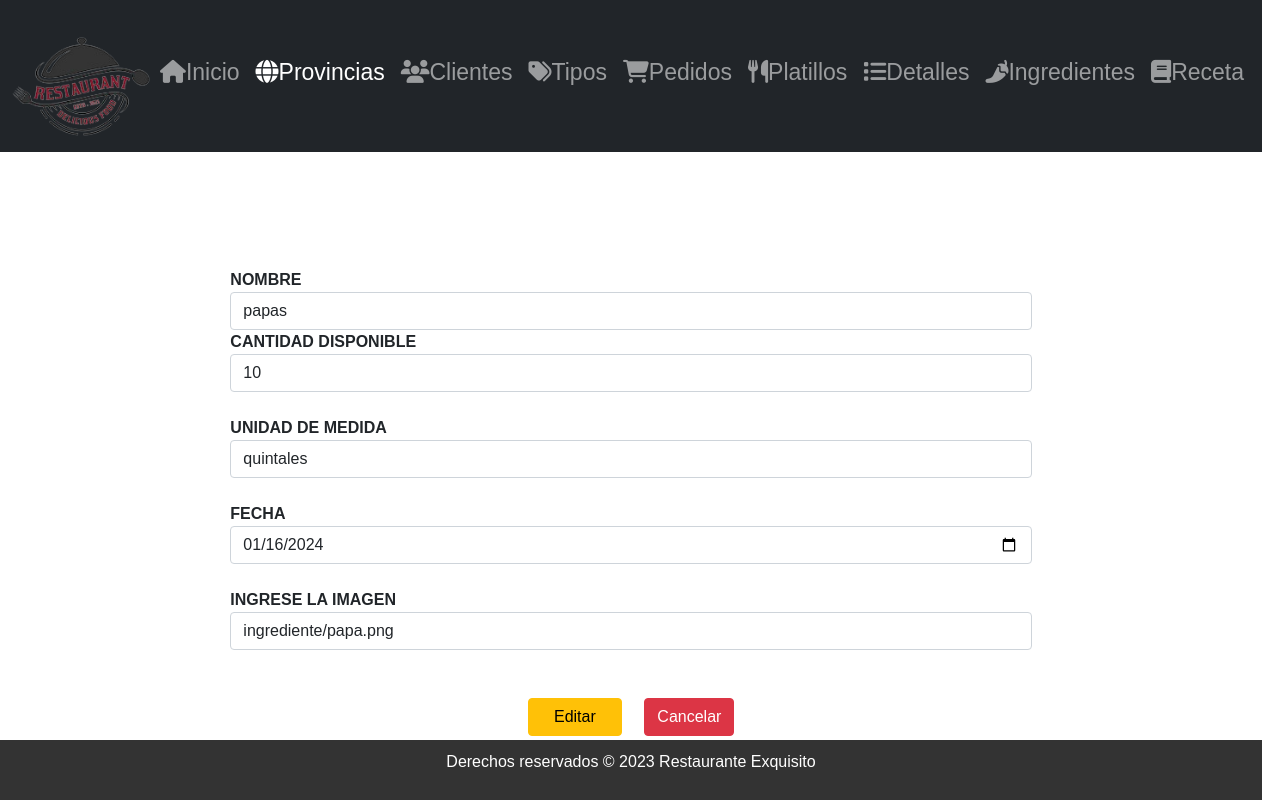
The page /editarIngrediente/1 on the database its author committed.
### Aplicaciones/Facturacion/models.py (models this page shows, shortened)
class Ingrediente(models.Model):
    id_ed = models.AutoField(primary_key=True)
    nombre_ed = models.CharField(max_length=100)
    descripcion_ed = models.CharField(max_length=100)
    unidad_medida_ed = models.CharField(max_length=20)
    fecha_caducidad_ed = models.DateField()
    fotografia=models.FileField(upload_to='ingrediente', null=True,blank=True)

### Aplicaciones/Facturacion/views.py (the view)
# urls.py: path('editarIngrediente/<id_ed>' ,views.editarIngrediente),
def editarIngrediente(request, id_ed):
    ingredienteEditar=Ingrediente.objects.get(id_ed=id_ed)
    ingredientesBdd=Ingrediente.objects.all()
    return  render(request, 'editarIngrediente.html',{'ingrediente':ingredienteEditar,'ingredientes':ingredientesBdd})

### Aplicaciones/Facturacion/templates/editarIngrediente.html (shortened to what this page needs)
{% extends "./plantilla.html" %}
{% load static %}
{% block contenido %}
<div class="row">
  <div class="col-md-2">
  </div>
  <div class="col-md-8">
    <br> <br>
    <form class="" action="/procesarActualizacionIngrediente/" method="post" id="frm_nuevo_provincia" >
      <b>NOMBRE</b>
      <input type="text" name="nombre_ed" id="nombre_ed"
      value="{{ingrediente.nombre_ed}}" placeholder="Ingrese el nombre del ingrediente"
      class="form-control" required>
      <b>CANTIDAD DISPONIBLE</b>
      <br>
      <input type="CharField" name="descripcion_ed" id="descripcion_ed"
      value="{{ingrediente.descripcion_ed}}" placeholder="Ingrese la cantidad disponible"
      class="form-control" required>
      <br>
      <b>UNIDAD DE MEDIDA</b>
      <input type="text" name="unidad_medida_ed" id="unidad_medida_ed"
      value="{{ingrediente.unidad_medida_ed}}" placeholder="Ingrese la unidad demedida"
      class="form-control" required>
      <br>
      <b>FECHA </b>
      <input type="date" name="fecha_caducidad_ed" id="fecha_caducidad_ed"
      value="{{ingrediente.fecha_caducidad_ed|date:'Y-m-d'}}" placeholder="Ingrese la fecha "
      class="form-control" required>
      <br>
      <b>INGRESE LA IMAGEN</b>
    <input type="text" name="fotografia" id="fotografia"
    value="{{ingrediente.fotografia}}" placeholder="Ingrese la fotografia"
    class="form-control" required>
    <br>
      <br>
      <center>
        <button type="submit" name="button"
        class="btn btn-warning">
          &nbsp;&nbsp;&nbsp;Editar&nbsp;&nbsp;&nbsp;
        </button>&nbsp;&nbsp;&nbsp;&nbsp;
        <a href="/"
        class="btn btn-danger">
          Cancelar
        </a>
      </center>
    </form>
  </div>
</div>
{% endblock %}

### RestauranteED/static/css/principal.css (style rules this page uses)
body { margin: 0; padding: 0; font-family: 'Poppins', sans-serif; background-image: url('ruta_de_la_imagen.jpg'); background-size: cover; background-position: center; background-repeat: no-repeat; / }
.row { margin: 20px 0; }

### rows shown on the page
Ingrediente: nombre_ed "papas", descripcion_ed "10", unidad_medida_ed "quintales", fecha_caducidad_ed "01/16/2024", fotografia "ingrediente/papa.png"
